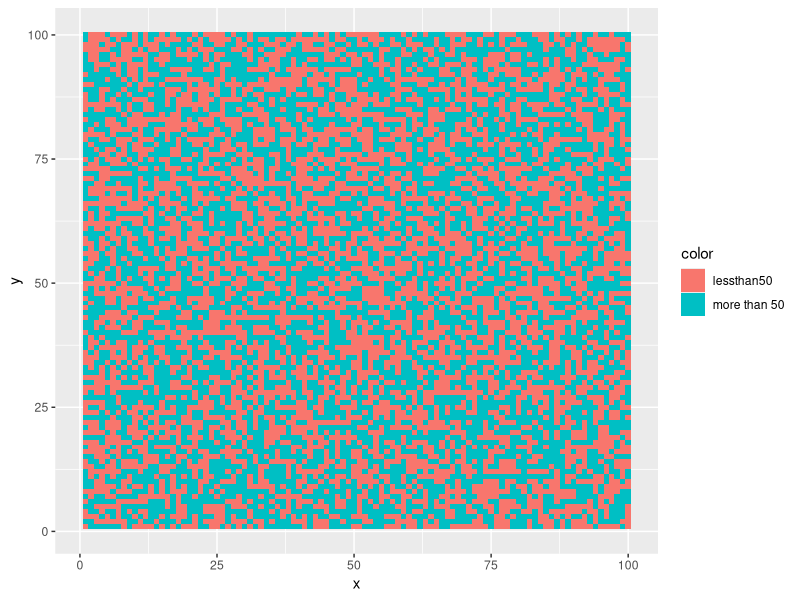

R code for this plot:
#  demos

x=abs(rnorm(100*100,50,25))
x=matrix(x,nrow=100)

require(reshape2)
require(ggplot2)
x1=melt(x)
names(x1)=c("x","y","color")

x1$color=factor(x1$color>50)
levels(x1$color)=c("lessthan50","more than 50")

qplot(x, y, fill=color, data=x1,geom='tile')
